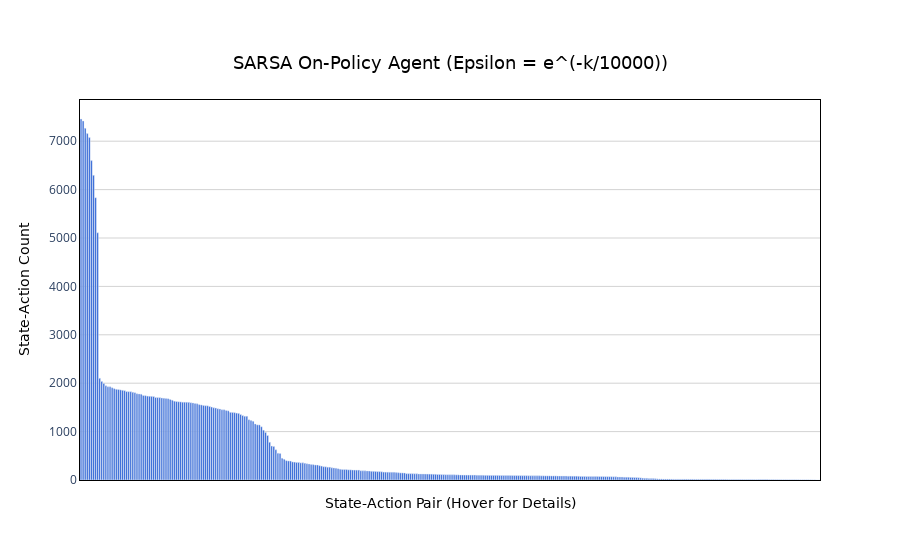

Notebook cell for this chart:
### Code cell
plot_state_action_counts(sarsa_agent_4.n_counter, "SARSA On-Policy Agent (Epsilon = e^(-k/10000))")

### Figure 1 — Plotly figure (JSON) as saved in the notebook; plotly's stock layout.template omitted (floating-point values rounded to 4 significant figures; data arrays with more than 128 entries replaced by an {"elided": "..."} marker saying what was removed)
{"data": [{"hoverinfo": "text", "hoverlabel": {"bgcolor": "rgba(60, 60, 60, 0.85)", "bordercolor": "rgba(60, 60, 60, 0.85)", "font": {"color": "white", "family": "DejaVu Sans, Arial, sans-serif"}}, "hovertext": {"elided": "357 str values"}, "marker": {"color": "#245cd4"}, "type": "bar", "x": {"elided": "357 str values"}, "y": {"elided": "357 int values"}}], "layout": {"plot_bgcolor": "white", "title": {"font": {"color": "black", "family": "DejaVu Sans, Arial, sans-serif", "size": 18}, "text": "SARSA On-Policy Agent (Epsilon = e^(-k/10000))", "x": 0.5, "xanchor": "center", "y": 0.9, "yanchor": "top"}, "xaxis": {"linecolor": "black", "linewidth": 1, "mirror": true, "showline": true, "tickmode": "array", "ticktext": [], "tickvals": [], "title": {"font": {"color": "black", "family": "DejaVu Sans, Arial, sans-serif", "size": 14}, "text": "State-Action Pair (Hover for Details)"}}, "yaxis": {"gridcolor": "lightgray", "gridwidth": 1, "linecolor": "black", "linewidth": 1, "mirror": true, "showgrid": true, "showline": true, "title": {"font": {"color": "black", "family": "DejaVu Sans, Arial, sans-serif", "size": 14}, "text": "State-Action Count"}}}}
